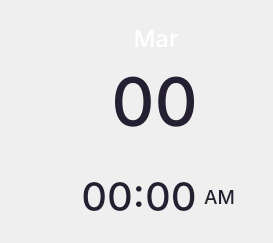
      <widget class="QWidget" name="pageHome">
       <layout class="QHBoxLayout" name="horizontalLayout_14">
        <item>
         <spacer name="horizontalSpacer_8">
          <property name="orientation">
           <enum>Qt::Horizontal</enum>
          </property>
          <property name="sizeHint" stdset="0">
           <size>
            <width>40</width>
            <height>20</height>
           </size>
          </property>
         </spacer>
        </item>
        <item>
         <widget class="QWidget" name="widget" native="true">
          <property name="minimumSize">
           <size>
            <width>211</width>
            <height>221</height>
           </size>
          </property>
          <widget class="QLabel" name="label_month">
           <property name="geometry">
            <rect>
             <x>80</x>
             <y>10</y>
             <width>50</width>
             <height>34</height>
            </rect>
           </property>
           <property name="font">
            <font>
             <family>Inter Medium</family>
             <pointsize>18</pointsize>
            </font>
           </property>
           <property name="styleSheet">
            <string notr="true">color: rgb(255, 255, 255); background-color: transparent;</string>
           </property>
           <property name="text">
            <string>Mar</string>
           </property>
           <property name="alignment">
            <set>Qt::AlignCenter</set>
           </property>
          </widget>
          <widget class="QLabel" name="label_day">
           <property name="geometry">
            <rect>
             <x>60</x>
             <y>50</y>
             <width>87</width>
             <height>82</height>
            </rect>
           </property>
           <property name="font">
            <font>
             <family>Inter Medium</family>
             <pointsize>50</pointsize>
            </font>
           </property>
           <property name="styleSheet">
            <string notr="true">QLabel { color: rgb(36, 31, 49); background-color: transparent; }</string>
           </property>
           <property name="text">
            <string>00</string>
           </property>
           <property name="alignment">
            <set>Qt::AlignCenter</set>
           </property>
          </widget>
          <widget class="QLabel" name="label_19">
           <property name="geometry">
            <rect>
             <x>30</x>
             <y>10</y>
             <width>151</width>
             <height>151</height>
            </rect>
           </property>
           <property name="sizePolicy">
            <sizepolicy hsizetype="Expanding" vsizetype="Preferred">
             <horstretch>0</horstretch>
             <verstretch>0</verstretch>
            </sizepolicy>
           </property>
           <property name="styleSheet">
            <string notr="true">background-color: rgba(191, 64, 64, 0);</string>
           </property>
           <property name="text">
            <string/>
           </property>
           <property name="pixmap">
            <pixmap>../Images/calendar_widget.png</pixmap>
           </property>
           <property name="scaledContents">
            <bool>true</bool>
           </property>
           <property name="alignment">
            <set>Qt::AlignCenter</set>
           </property>
          </widget>
          <widget class="QWidget" name="horizontalLayoutWidget">
           <property name="geometry">
            <rect>
             <x>30</x>
             <y>160</y>
             <width>155</width>
             <height>51</height>
            </rect>
           </property>
           <layout class="QHBoxLayout" name="horizontalLayout_16">
            <item>
             <widget class="QLabel" name="label_time">
              <property name="font">
               <font>
                <family>Inter Medium</family>
                <pointsize>30</pointsize>
               </font>
              </property>
              <property name="styleSheet">
               <string notr="true">QLabel { color: rgb(36, 31, 49); background-color: transparent; }</string>
              </property>
              <property name="text">
               <string>00:00</string>
              </property>
              <property name="alignment">
               <set>Qt::AlignCenter</set>
              </property>
             </widget>
            </item>
            <item>
             <widget class="QLabel" name="label_timeAP">
              <property name="font">
               <font>
                <family>Inter Medium</family>
                <pointsize>14</pointsize>
               </font>
              </property>
              <property name="styleSheet">
               <string notr="true">QLabel { color: rgb(36, 31, 49); background-color: transparent; }</string>
              </property>
              <property name="text">
               <string>AM</string>
              </property>
              <property name="alignment">
               <set>Qt::AlignCenter</set>
              </property>
             </widget>
            </item>
           </layout>
          </widget>
          <zorder>label_19</zorder>
          <zorder>label_month</zorder>
          <zorder>label_day</zorder>
          <zorder>horizontalLayoutWidget</zorder>
         </widget>
        </item>
       </layout>
      </widget>
